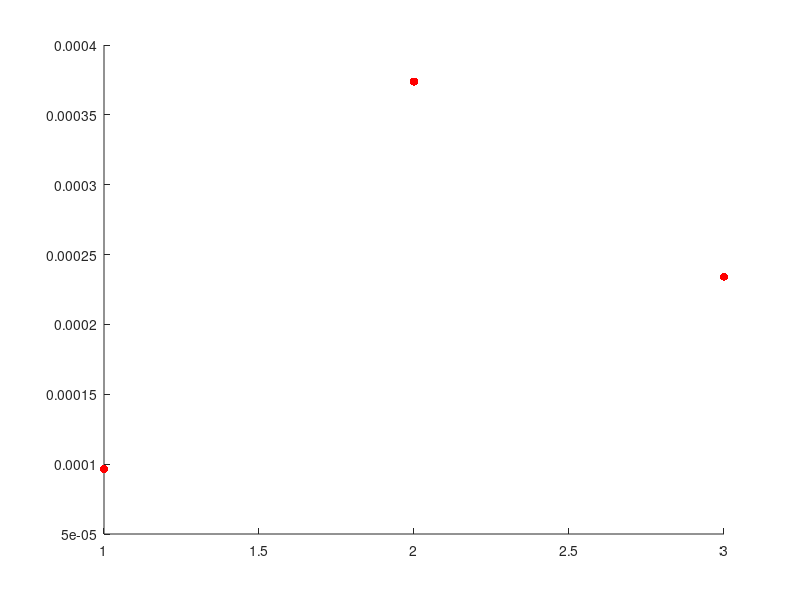

MATLAB code to generate this figure: (Note: this script raises an error after producing the figure.)
hold on

xMin = 0;
xMax = 5;
yMin = 0;
yMax = 0.002;
trueAns = 0.0012031600923670694985173623692276;%0.0010383500000000001669414606553232;
X = 1:xMax;


% TwoLvlMCX = [9.7656,9.7656,9.7656,9.7656,9.7656,...
%             19.3906,19.3906,19.3906,19.3906,19.3906,...
%             28.9531,28.9531,28.9531,28.9531,28.9531,...
%             54.1875,54.1875,54.1875,54.1875,54.1875,...
%             78.0156,78.0156,78.0156,78.0156,78.0156,...
%             99.5,99.5,99.5,99.5,99.5,...
%             152.1719,152.1719,152.1719,152.1719,152.1719,...,
%             220.5781,220.5781,220.5781,220.5781,220.5781];
%         
% TwoLvlMCY = abs(trueAns - ...
%     [0.0004, 0.0007, 0.0006, 0.0007, 0.0014,...
%     0.0008, 0.00115, 0.0011, 0.0014, 0.001,...
%     0.0011, 0.00096666666666666666666666666666667, 0.0008, 0.00096666666666666666666666666666667, 0.00093333333333333333333333333333333,...
%     0.00116, 0.00088, 0.00102, 0.00138, 0.00106,...
%     0.0010714285714285714285714285714286, 0.0011142857142857142857142857142857, 0.0010714285714285714285714285714286, 0.0011142857142857142857142857142857, 0.00094285714285714285714285714285714,...
%     0.0012222222222222222222222222222222, 0.0011111111111111111111111111111111, 0.0010111111111111111111111111111111, 0.001, 0.0010111111111111111111111111111111,...
%     0.001081818181818181836759129588188, 0.00099090909090909090606302811465866, 0.0012, 0.0010636363636363636072518223940619, 0.0011,...
%     0.0012016129032258065535698765557981, 0.0011048387096774193918274908909893, 0.0010645161290322580645161290322581, 0.0008790322580645161228488082549859, 0.0011048387096774193918274908909893,...
%     ]...
% );

TwoLvlMCX = [1,1,1,1,1,...
             2,2,2,2,2,...
             3,3,3,3,3,...
             ];
        
TwoLvlMCY = abs(trueAns - ...
    [0.0011066666666666666666666666666667,0.0011066666666666666666666666666667,0.0011066666666666666666666666666667,0.0011066666666666666666666666666667,0.0011066666666666666666666666666667,...
    0.0015769999999999998428756864399247,0.0015769999999999998428756864399247,0.0015769999999999998428756864399247,0.0015769999999999998428756864399247,0.0015769999999999998428756864399247,...
    0.0014373333333333334314863005687357,0.0014373333333333334314863005687357,0.0014373333333333334314863005687357,0.0014373333333333334314863005687357,0.0014373333333333334314863005687357,...
    ]...
);

TwoLvlMCYMean = arrayfun(@(i) mean(TwoLvlMCY((5*i-4):(5*i))), 1:(length(TwoLvlMCY)/5));

% TwoLvlISX = [63.8594,63.8594,63.8594,63.8594,63.8594,...
%             72.4063,72.4063,72.4063,72.4063,72.4063,...
%             90.7344,90.7344,90.7344,90.7344,90.7344,...
%             136.5469,136.5469,136.5469,136.5469,136.5469,...
%             179.9688,179.9688,179.9688,179.9688,179.9688,...
%             222.2656,222.2656,222.2656,222.2656,222.2656];
%         
% TwoLvlISY = abs(trueAns - ...
%         [0.001470272440067022000700913686444, 0.0010260527766219550670212523613145, 0.0012781199560814586642376600167381, 0.0010095855201699330781772712128941, 0.00095292951929487937877405467901326,...
%         0.0011366971418650918205367483793111, 0.0010610756065672921361758840319567, 0.0010775136416454856539554052474728, 0.0010254894842588555426560192884722, 0.00095437348350776833334069282344103,...
%         0.0010432203826139583961729595529278, 0.0011116737755819316654792849874411, 0.001109021065905536852433388439465, 0.001112357445527452620009922767963, 0.0010693037935471554674554672814679,...
%         0.0011305648713935440453220993006767, 0.0010920097034079199235095947173591, 0.0010654579655142652327287633440278, 0.0010645158952819679543805309052118, 0.0010812058448802608183469953218037,...
%         0.0010790421029769751461169224882042, 0.0010630126334428490701006220220393, 0.0010868039247221980211910441482814, 0.0010731180367896603691790780032989, 0.0010332110379226370610455942866679,...
%         0.0010952445963964053433914447310826, 0.0011169938667698953767976055573286, 0.0010646271194263653460387875071547, 0.0010627192316206653024263095730362, 0.0010410656070871330408644794829343]...
%     );
% 
% TwoLvlISYMean = arrayfun(@(i) mean(TwoLvlISY((5*i-4):(5*i))), 1:(length(TwoLvlISY)/5));
% 
% OneLvlISX = [25.6094,25.6094,25.6094,25.6094,25.6094,...
%             32.5469,32.5469,32.5469,32.5469,32.5469,...
%             42.8438,42.8438,42.8438,42.8438,42.8438,...
%             53.0469,53.0469,53.0469,53.0469,53.0469,...
%             63.1406,63.1406,63.1406,63.1406,63.1406,...
%             73.9375,73.9375,73.9375,73.9375,73.9375,...
%             86.6563,86.6563,86.6563,86.6563,86.6563,...
%             99.7656,99.7656,99.7656,99.7656,99.7656,...
%             111.2188,111.2188,111.2188,111.2188,111.2188,...
%             123.1563,123.1563,123.1563,123.1563,123.1563,...
%             147.8281,147.8281,147.8281,147.8281,147.8281,...
%             183.4531,183.4531,183.4531,183.4531,183.4531,...
%             205.5469,205.5469,205.5469,205.5469,205.5469,...
%             237.6875,237.6875,237.6875,237.6875,237.6875];
%         
% OneLvlISY = abs(trueAns - ...
%         [0.0012477663442074175392110246818334, 0.0011749467943226068848694421120626, 0.0009451158602211696393644024816183, 0.0011424937065981663301961201995027, 0.0010444655419514427708432835473218,...
%         0.0011125459911494914137797263009588, 0.001004152854428638861478129129523, 0.0010469720717854727118356628068341, 0.0011953843498499015091107722241759, 0.0010782748585423513037334641850862,...
%         0.0011420826210345388918021569679695, 0.0010129937833026447617512655341443, 0.0011159023494472369852914539478661, 0.0010971033703625751240529062613405, 0.0010613374010132107898296549564066,...
%         0.0010900070343455275489324973747784, 0.0010279813608599173285762518048614, 0.0011213190317884112745527858123751, 0.00096856458394460913027823600884858, 0.0010854625824076179381461049189284,...
%         0.0010792667358117680187490350363078, 0.0010514465748505089255637745537797, 0.0010934976080243519191981249605305, 0.0011029017948068343783762923493441, 0.0010683019819579988706620410354731,...
%         0.0011367813110562834978678470321256, 0.0010752840709379722118621547366502, 0.0010822430910821551498096626531265, 0.0011035347264133430877225405808417, 0.0010695222050130402322021261340979,...
%         0.0010642372900880074301777078460418, 0.0011141459849315054741331065812915, 0.0010648155696256881869860011491369, 0.0010289236884154684577297178549316, 0.0010335023048117404631529581138238,...
%         0.0010314933976835946854294645547157, 0.0010588817336880083658928741741079, 0.0011649690176896354207314310258425, 0.0011354489280449822814766935863418, 0.0010437442064638790747976848649614,...
%         0.0010786077169584800880541841650029, 0.0010882097278240301322510541481847, 0.0011080863600766604256525615923579, 0.0011065643725524467767817871077796, 0.0010588056225570121379048194043548,...
%         0.0011100864256592265447848300041755, 0.0010772024051673495179115569442274, 0.0010938913862911341101646911511125, 0.0010824991552850502310456626275936, 0.0010949343629323682845766452231828,...
%         0.0010557044096250053303448490638061, 0.0010926268755541337224235221015078, 0.0010710007048065387728202901840291, 0.0011277902738684108478045553525249, 0.001112582896755699626151203673885,...
%         0.0010887565074221932075876351220245, 0.0010821327228517868632856613331228, 0.0011431721677639637702039721034453, 0.001126730842669509307166220146712, 0.0010808504884526855868015493555845,...
%         0.0010871961600396966816928223664718, 0.0010695393235055832090868443984277, 0.0010732998369246042700414500714601, 0.0010956922005260257956676950286123, 0.0010800002044399187837997455829964,...
%         0.0011151352253279374696082193452185, 0.0010945871688819246679569285873868, 0.0010725205884830992571904451082787, 0.0011225387855540959122779831602656, 0.0011006742228826945587810692828157]...
%     );
% 
% OneLvlISYMean = arrayfun(@(i) mean(OneLvlISY((5*i-4):(5*i))), 1:(length(OneLvlISY)/5));

s1 = scatter(TwoLvlMCX,TwoLvlMCY,'r', 'filled');
% s2 = scatter(TwoLvlISX,TwoLvlISY,'b', 'filled');
% s3 = scatter(OneLvlISX,OneLvlISY,'g', 'filled');
alpha(s1,0.4);
% alpha(s2,0.4);
% alpha(s3,0.4);

plot(unique(TwoLvlMCX),TwoLvlMCYMean,'r','LineWidth',3)
% plot(unique(TwoLvlISX),TwoLvlISYMean,'b','LineWidth',3)
% plot(unique(OneLvlISX),OneLvlISYMean,'g','LineWidth',3)

% legend('TwoLvlMC','TwoLvlIS','OneLvlIS','E[TwoLvlMC]','E[TwoLvlIS]','E[OneLvlIS]')
title('S:10, l:0.20')
xlabel('Runtime (Seconds)')
ylabel('Absolute Error')
axis([xMin,xMax,yMin,yMax])

hold off
